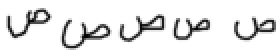
#> input picture 2020302703-徐金海-第一次作业/cnn/dataset/test/015_test.png, 140 x 28 px (shown 2 times larger)
$ python -i svm.py   (imports and definitions only)
#> lines starting #> are read from the running program, lines starting #| are printed output that depends on the picture
#> further down, picture is the input picture: shape (28, 140); min 0, max 255, mean 232
# @Author: Jinhai Xu
# @Time: 2023/4/1 2:33
# @IDE: PyCharm
# @Project Name: svm_l -> svm
import cv2                          #导入opencv库
import numpy as np                  #导入numpy库
import matplotlib.pyplot as plt     #导入matplotlib库
from collections import defaultdict #导入defaultdict类，它是字典的子类
import scipy.io as scio             #导入scipy.io库
import keras                        #导入keras库
import pandas as pd

# 分离训练集的图像和标签
# [18 lines left out: functions split_data, split_test, not called in this run]

# 导入数据集
dataFile = 'data.mat'
# [1 line that did not run here, left out]

# train_dataset和train_labels代表训练集的图像与标签, test_dataset与test_labels代表测试集的图像与标签
# [1 line that did not run here, left out]
# [1 line that did not run here, left out]

# [1 line that did not run here, left out]

# [1 line that did not run here, left out]

# 预处理函数
# [8 lines left out: function deskew, not called in this run]
#
# # HOG 高级描述符
# hog = cv2.HOGDescriptor(winSize,blockSize,blockStride,cellSize,nbins,derivAperture,winSigma,
#                         histogramNormType,L2HysThreshold,gammaCorrection,nlevels)
def get_hog():
    hog = cv2.HOGDescriptor((SIZE_IMAGE, SIZE_IMAGE), (8, 8), (4, 4), (8, 8), 9, 1, -1, 0, 0.2, 1, 64, True)
    # 初始化HOG描述符
    print("hog descriptor size: {}".format(hog.getDescriptorSize()))
    return hog
'''
# 模型初始化函数 SVM_CHI2, SVM_RBF, SVM_LINEAR, SVM_POLY, SVM_SIGMOID
修改核函数时，需要手动修改model.setKernel(cv2.ml.SVM_CHI2)中的核函数，如上图所示
'''
# [20 lines left out: functions svm_init, svm_train, not called in this run]

# 模型预测函数，用于对新样本进行预测
def svm_predict(model, samples):
    return model.predict(samples)[1].ravel()

# 模型评估函数，用于评估SVM模型的分类准确率
# [4 lines left out: function svm_evaluate, not called in this run]

def rotate(image, angle):
    '''
    对图像进行旋转增强
    '''
    rows, cols = image.shape
    # 构造旋转矩阵
    M = cv2.getRotationMatrix2D((cols / 2, rows / 2), angle, 1)
    # 进行仿射变换
    dst = cv2.warpAffine(image, M, (cols, rows))
    return dst

def shift(image, x, y):
    '''
    对图像进行平移增强
    '''
    rows, cols = image.shape
    M = np.float32([[1, 0, x], [0, 1, y]])
    dst = cv2.warpAffine(image, M, (cols, rows))
    return dst

def zoom(image, scale):
    '''
    对图像进行缩放增强
    '''
    rows, cols = image.shape
    M = cv2.getRotationMatrix2D((cols / 2, rows / 2), 0, scale)
    dst = cv2.warpAffine(image, M, (cols, rows))
    return dst

def enhance(image):
    '''
    对图像进行一系列增强操作，生成新的增强图像
    '''
    images = []
    angles = [-10, -5, 5, 10]  # 旋转角度列表
    shifts = [(5, 5), (-5, -5), (5, -5), (-5, 5)]  # 平移距离列表
    scales = [0.9, 1.1]  # 缩放比例列表

    # 旋转增强
    for angle in angles:
        img = rotate(image, angle)
        images.append(img)
#> this loop made 4 passes
#> pass 1, in rotate, `dst = cv2.warpAffine(image, M, (cols, rows))`:
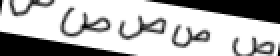
#> dst: shape (28, 140) (shown 2 times larger); min 0, max 255, mean 179.1
#> pass 3, in rotate (call 3), `dst = cv2.warpAffine(image, M, (cols, rows))`:
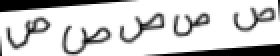
#> dst: shape (28, 140) (shown 2 times larger); min 0, max 255, mean 203.9
#> after the loop, images = 4 items
    # 平移增强
    for shift_x, shift_y in shifts:
        img = shift(image, shift_x, shift_y)
        images.append(img)
#> this loop made 4 passes
#> pass 1, in shift, `dst = cv2.warpAffine(image, M, (cols, rows))`:
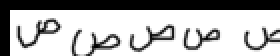
#> dst: shape (28, 140) (shown 2 times larger); min 0, max 255, mean 180.1
#> pass 2, in shift (call 2), `dst = cv2.warpAffine(image, M, (cols, rows))`:
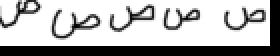
#> dst: shape (28, 140) (shown 2 times larger); min 0, max 255, mean 179.6
#> pass 3, in shift (call 3), `dst = cv2.warpAffine(image, M, (cols, rows))`:
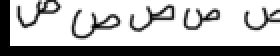
#> dst: shape (28, 140) (shown 2 times larger); min 0, max 255, mean 179.8
#> after the loop, images = 8 items
    # 缩放增强
    for scale in scales:
        img = zoom(image, scale)
        images.append(img)
#> this loop made 2 passes
#> pass 1, in zoom, `dst = cv2.warpAffine(image, M, (cols, rows))`:
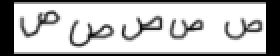
#> dst: shape (28, 140) (shown 2 times larger); min 0, max 255, mean 188
#> pass 2, in zoom (call 2), `dst = cv2.warpAffine(image, M, (cols, rows))`:
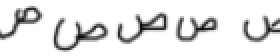
#> dst: shape (28, 140) (shown 2 times larger); min 3, max 255, mean 229.3
#> after the loop, images = 10 items
    return images
# 对训练集图像进行增强
augmented_images = []
augmented_labels = []
# [9 lines not run here, left out]

# 转化为numpy数组
augmented_images = np.array(augmented_images)
augmented_labels = np.array(augmented_labels)

# 数据打散，将原来顺序排列的图像打乱，增加随机性
shuffle = np.random.permutation(len(augmented_images))
augmented_images, augmented_labels = augmented_images[shuffle], augmented_labels[shuffle]
# # 数据打散，将原来顺序排列的图像打乱，增加随机性
# shuffle = np.random.permutation(len(train_dataset))
# train_dataset, train_labels = train_dataset[shuffle], train_labels[shuffle]

# 使用 HOG 描述符
# [1 line that did not run here, left out]
hog_descriptors = []
# [4 lines not run here, left out]
hog_descriptors = np.squeeze(hog_descriptors)

# 训练数据与测试数据划分
partition = int(0.9 * len(hog_descriptors))
hog_descriptors_train, hog_descriptors_test = np.split(hog_descriptors, [partition])
labels_train, labels_test = np.split(augmented_labels, [partition])

# [1 line not run here, left out]
results = defaultdict(list)

result_df = pd.DataFrame(columns=["C", "gamma", "accuracy"])

result = []

# [14 lines not run here, left out]


# 可视化结果
fig = plt.figure(figsize=(10, 6))
# [1 line not run here, left out]
ax = plt.subplot(1,1,1)
# [1 line not run here, left out]
dim = [0.0001, 0.0005, 0.001, 0.005, 0.01, 0.015, 0.025, 0.05, 0.1, 0.2, 0.3, 0.5, 1]

# [7 lines not run here, left out]

>>> import cv2
>>> picture = cv2.imread('../cnn/dataset/test/015_test.png', cv2.IMREAD_GRAYSCALE)
>>> result = enhance(picture)
#> result = 10 items

$ run again, on 2020302703-徐金海-第一次作业/cnn/dataset/test/016_test.png
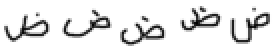
#> input picture 2020302703-徐金海-第一次作业/cnn/dataset/test/016_test.png, 140 x 28 px (shown 2 times larger)
#> picture is the input picture: shape (28, 140); min 0, max 255, mean 231.9
#> after the loop in enhance, `for angle in angles:`: images = 4 items
#> after the loop in enhance, `for shift_x, shift_y in shifts:`: images = 8 items
#> the loop in enhance, `for scale in scales:` made 2 passes
#> pass 1, in zoom, `dst = cv2.warpAffine(image, M, (cols, rows))`:
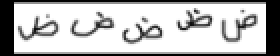
#> dst: shape (28, 140) (shown 2 times larger); min 0, max 255, mean 188
#> pass 2, in zoom (call 2), `dst = cv2.warpAffine(image, M, (cols, rows))`:
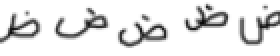
#> dst: shape (28, 140) (shown 2 times larger); min 8, max 255, mean 228.3
#> after the loop in enhance, `for scale in scales:`: images = 10 items

$ run again, on 2020302703-徐金海-第一次作业/cnn/dataset/test/021_test.png
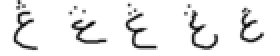
#> input picture 2020302703-徐金海-第一次作业/cnn/dataset/test/021_test.png, 140 x 28 px (shown 2 times larger)
#> picture is the input picture: shape (28, 140); min 0, max 255, mean 236.1
#> after the loop in enhance, `for angle in angles:`: images = 4 items
#> after the loop in enhance, `for shift_x, shift_y in shifts:`: images = 8 items
#> the loop in enhance, `for scale in scales:` made 2 passes
#> pass 1, in zoom, `dst = cv2.warpAffine(image, M, (cols, rows))`:
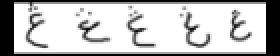
#> dst: shape (28, 140) (shown 2 times larger); min 0, max 255, mean 191.4
#> pass 2, in zoom (call 2), `dst = cv2.warpAffine(image, M, (cols, rows))`:
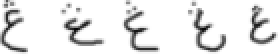
#> dst: shape (28, 140) (shown 2 times larger); min 0, max 255, mean 232.3
#> after the loop in enhance, `for scale in scales:`: images = 10 items

$ run again, on 2020302703-徐金海-第一次作业/cnn/dataset/test/033_test.png
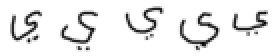
#> input picture 2020302703-徐金海-第一次作业/cnn/dataset/test/033_test.png, 140 x 28 px (shown 2 times larger)
#> picture is the input picture: shape (28, 140); min 0, max 255, mean 234.4
#> after the loop in enhance, `for angle in angles:`: images = 4 items
#> after the loop in enhance, `for shift_x, shift_y in shifts:`: images = 8 items
#> the loop in enhance, `for scale in scales:` made 2 passes
#> pass 2, in zoom (call 2), `dst = cv2.warpAffine(image, M, (cols, rows))`:
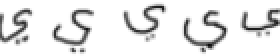
#> dst: shape (28, 140) (shown 2 times larger); min 8, max 255, mean 230.5
#> after the loop in enhance, `for scale in scales:`: images = 10 items
